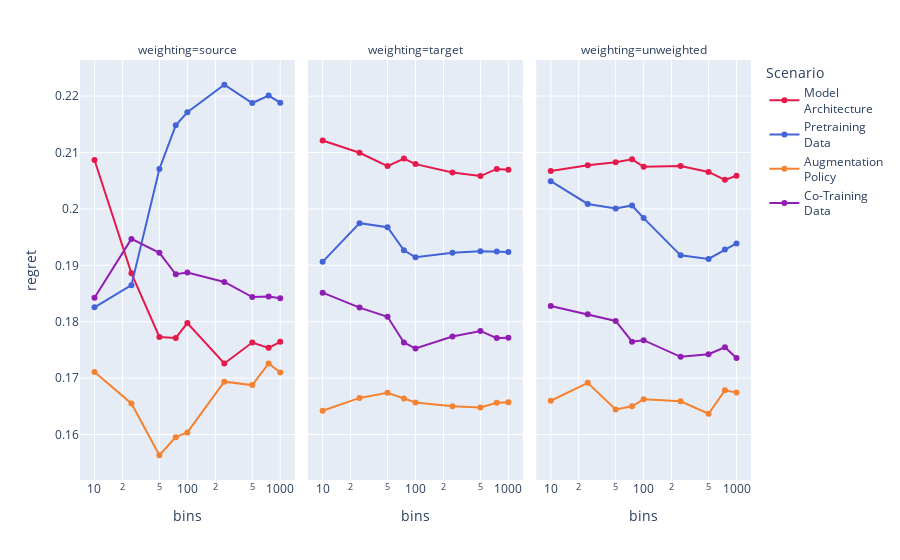

Notebook code cell kept with this figure:
### Markdown cell above
With respect to percentile there seems to be a trend towards more bins (except for the source weighted variant in combination with pretraining data & augmentation policy scenario.

### Code cell
get_bins_plot('regret')

### Figure 1 — Plotly figure (JSON) as saved in the notebook; plotly's stock layout.template omitted (floating-point values rounded to 4 significant figures)
{"data": [{"hovertemplate": "Scenario=Model<br>Architecture<br>weighting=source<br>bins=%{x}<br>regret=%{y}<extra></extra>", "legendgroup": "Model<br>Architecture", "line": {"color": "rgb(230, 25, 75)", "dash": "solid"}, "marker": {"symbol": "circle"}, "mode": "lines+markers", "name": "Model<br>Architecture", "orientation": "v", "showlegend": true, "x": [10, 25, 50, 75, 100, 250, 500, 750, 1000], "xaxis": "x", "y": [0.2087, 0.1886, 0.1773, 0.1771, 0.1798, 0.1726, 0.1763, 0.1754, 0.1764], "yaxis": "y", "type": "scatter"}, {"hovertemplate": "Scenario=Model<br>Architecture<br>weighting=target<br>bins=%{x}<br>regret=%{y}<extra></extra>", "legendgroup": "Model<br>Architecture", "line": {"color": "rgb(230, 25, 75)", "dash": "solid"}, "marker": {"symbol": "circle"}, "mode": "lines+markers", "name": "Model<br>Architecture", "orientation": "v", "showlegend": false, "x": [10, 25, 50, 75, 100, 250, 500, 750, 1000], "xaxis": "x2", "y": [0.2121, 0.21, 0.2076, 0.2089, 0.2079, 0.2065, 0.2058, 0.2071, 0.2069], "yaxis": "y2", "type": "scatter"}, {"hovertemplate": "Scenario=Model<br>Architecture<br>weighting=unweighted<br>bins=%{x}<br>regret=%{y}<extra></extra>", "legendgroup": "Model<br>Architecture", "line": {"color": "rgb(230, 25, 75)", "dash": "solid"}, "marker": {"symbol": "circle"}, "mode": "lines+markers", "name": "Model<br>Architecture", "orientation": "v", "showlegend": false, "x": [10, 25, 50, 75, 100, 250, 500, 750, 1000], "xaxis": "x3", "y": [0.2067, 0.2077, 0.2083, 0.2088, 0.2075, 0.2076, 0.2066, 0.2052, 0.2059], "yaxis": "y3", "type": "scatter"}, {"hovertemplate": "Scenario=Pretraining<br>Data<br>weighting=source<br>bins=%{x}<br>regret=%{y}<extra></extra>", "legendgroup": "Pretraining<br>Data", "line": {"color": "rgb(67, 99, 216)", "dash": "solid"}, "marker": {"symbol": "circle"}, "mode": "lines+markers", "name": "Pretraining<br>Data", "orientation": "v", "showlegend": true, "x": [10, 25, 50, 75, 100, 250, 500, 750, 1000], "xaxis": "x", "y": [0.1826, 0.1865, 0.2071, 0.2148, 0.2171, 0.222, 0.2188, 0.2201, 0.2188], "yaxis": "y", "type": "scatter"}, {"hovertemplate": "Scenario=Pretraining<br>Data<br>weighting=target<br>bins=%{x}<br>regret=%{y}<extra></extra>", "legendgroup": "Pretraining<br>Data", "line": {"color": "rgb(67, 99, 216)", "dash": "solid"}, "marker": {"symbol": "circle"}, "mode": "lines+markers", "name": "Pretraining<br>Data", "orientation": "v", "showlegend": false, "x": [10, 25, 50, 75, 100, 250, 500, 750, 1000], "xaxis": "x2", "y": [0.1906, 0.1975, 0.1968, 0.1927, 0.1914, 0.1922, 0.1925, 0.1924, 0.1923], "yaxis": "y2", "type": "scatter"}, {"hovertemplate": "Scenario=Pretraining<br>Data<br>weighting=unweighted<br>bins=%{x}<br>regret=%{y}<extra></extra>", "legendgroup": "Pretraining<br>Data", "line": {"color": "rgb(67, 99, 216)", "dash": "solid"}, "marker": {"symbol": "circle"}, "mode": "lines+markers", "name": "Pretraining<br>Data", "orientation": "v", "showlegend": false, "x": [10, 25, 50, 75, 100, 250, 500, 750, 1000], "xaxis": "x3", "y": [0.2049, 0.2009, 0.2001, 0.2006, 0.1984, 0.1918, 0.1911, 0.1928, 0.1939], "yaxis": "y3", "type": "scatter"}, {"hovertemplate": "Scenario=Augmentation<br>Policy<br>weighting=source<br>bins=%{x}<br>regret=%{y}<extra></extra>", "legendgroup": "Augmentation<br>Policy", "line": {"color": "rgb(245, 130, 49)", "dash": "solid"}, "marker": {"symbol": "circle"}, "mode": "lines+markers", "name": "Augmentation<br>Policy", "orientation": "v", "showlegend": true, "x": [10, 25, 50, 75, 100, 250, 500, 750, 1000], "xaxis": "x", "y": [0.1711, 0.1655, 0.1563, 0.1595, 0.1604, 0.1694, 0.1688, 0.1726, 0.171], "yaxis": "y", "type": "scatter"}, {"hovertemplate": "Scenario=Augmentation<br>Policy<br>weighting=target<br>bins=%{x}<br>regret=%{y}<extra></extra>", "legendgroup": "Augmentation<br>Policy", "line": {"color": "rgb(245, 130, 49)", "dash": "solid"}, "marker": {"symbol": "circle"}, "mode": "lines+markers", "name": "Augmentation<br>Policy", "orientation": "v", "showlegend": false, "x": [10, 25, 50, 75, 100, 250, 500, 750, 1000], "xaxis": "x2", "y": [0.1642, 0.1665, 0.1674, 0.1664, 0.1657, 0.165, 0.1648, 0.1656, 0.1657], "yaxis": "y2", "type": "scatter"}, {"hovertemplate": "Scenario=Augmentation<br>Policy<br>weighting=unweighted<br>bins=%{x}<br>regret=%{y}<extra></extra>", "legendgroup": "Augmentation<br>Policy", "line": {"color": "rgb(245, 130, 49)", "dash": "solid"}, "marker": {"symbol": "circle"}, "mode": "lines+markers", "name": "Augmentation<br>Policy", "orientation": "v", "showlegend": false, "x": [10, 25, 50, 75, 100, 250, 500, 750, 1000], "xaxis": "x3", "y": [0.166, 0.1692, 0.1644, 0.165, 0.1663, 0.1659, 0.1637, 0.1678, 0.1675], "yaxis": "y3", "type": "scatter"}, {"hovertemplate": "Scenario=Co-Training<br>Data<br>weighting=source<br>bins=%{x}<br>regret=%{y}<extra></extra>", "legendgroup": "Co-Training<br>Data", "line": {"color": "rgb(145, 30, 180)", "dash": "solid"}, "marker": {"symbol": "circle"}, "mode": "lines+markers", "name": "Co-Training<br>Data", "orientation": "v", "showlegend": true, "x": [10, 25, 50, 75, 100, 250, 500, 750, 1000], "xaxis": "x", "y": [0.1842, 0.1947, 0.1922, 0.1884, 0.1887, 0.1871, 0.1844, 0.1845, 0.1842], "yaxis": "y", "type": "scatter"}, {"hovertemplate": "Scenario=Co-Training<br>Data<br>weighting=target<br>bins=%{x}<br>regret=%{y}<extra></extra>", "legendgroup": "Co-Training<br>Data", "line": {"color": "rgb(145, 30, 180)", "dash": "solid"}, "marker": {"symbol": "circle"}, "mode": "lines+markers", "name": "Co-Training<br>Data", "orientation": "v", "showlegend": false, "x": [10, 25, 50, 75, 100, 250, 500, 750, 1000], "xaxis": "x2", "y": [0.1852, 0.1825, 0.1809, 0.1763, 0.1752, 0.1774, 0.1784, 0.1771, 0.1772], "yaxis": "y2", "type": "scatter"}, {"hovertemplate": "Scenario=Co-Training<br>Data<br>weighting=unweighted<br>bins=%{x}<br>regret=%{y}<extra></extra>", "legendgroup": "Co-Training<br>Data", "line": {"color": "rgb(145, 30, 180)", "dash": "solid"}, "marker": {"symbol": "circle"}, "mode": "lines+markers", "name": "Co-Training<br>Data", "orientation": "v", "showlegend": false, "x": [10, 25, 50, 75, 100, 250, 500, 750, 1000], "xaxis": "x3", "y": [0.1828, 0.1813, 0.1801, 0.1765, 0.1767, 0.1738, 0.1742, 0.1755, 0.1736], "yaxis": "y3", "type": "scatter"}], "layout": {"xaxis": {"anchor": "y", "domain": [0.0, 0.32], "title": {"text": "bins"}, "type": "log"}, "yaxis": {"anchor": "x", "domain": [0.0, 1.0], "title": {"text": "regret"}}, "xaxis2": {"anchor": "y2", "domain": [0.34, 0.66], "matches": "x", "title": {"text": "bins"}, "type": "log"}, "yaxis2": {"anchor": "x2", "domain": [0.0, 1.0], "matches": "y", "showticklabels": false}, "xaxis3": {"anchor": "y3", "domain": [0.68, 1.0], "matches": "x", "title": {"text": "bins"}, "type": "log"}, "yaxis3": {"anchor": "x3", "domain": [0.0, 1.0], "matches": "y", "showticklabels": false}, "annotations": [{"font": {}, "showarrow": false, "text": "weighting=source", "x": 0.16, "xanchor": "center", "xref": "paper", "y": 1.0, "yanchor": "bottom", "yref": "paper"}, {"font": {}, "showarrow": false, "text": "weighting=target", "x": 0.5, "xanchor": "center", "xref": "paper", "y": 1.0, "yanchor": "bottom", "yref": "paper"}, {"font": {}, "showarrow": false, "text": "weighting=unweighted", "x": 0.84, "xanchor": "center", "xref": "paper", "y": 1.0, "yanchor": "bottom", "yref": "paper"}], "legend": {"title": {"text": "Scenario"}, "tracegroupgap": 0}, "margin": {"t": 60}}}
